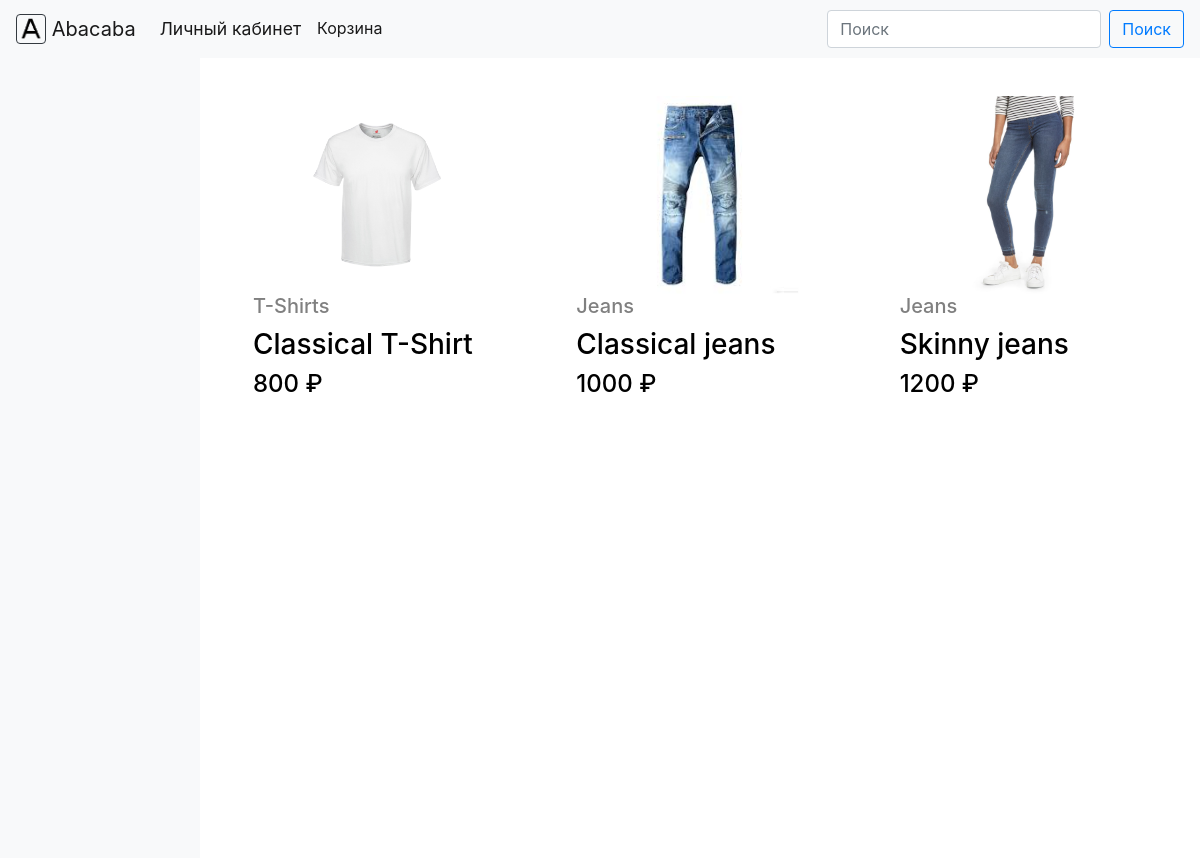
Before: / with the older database file.
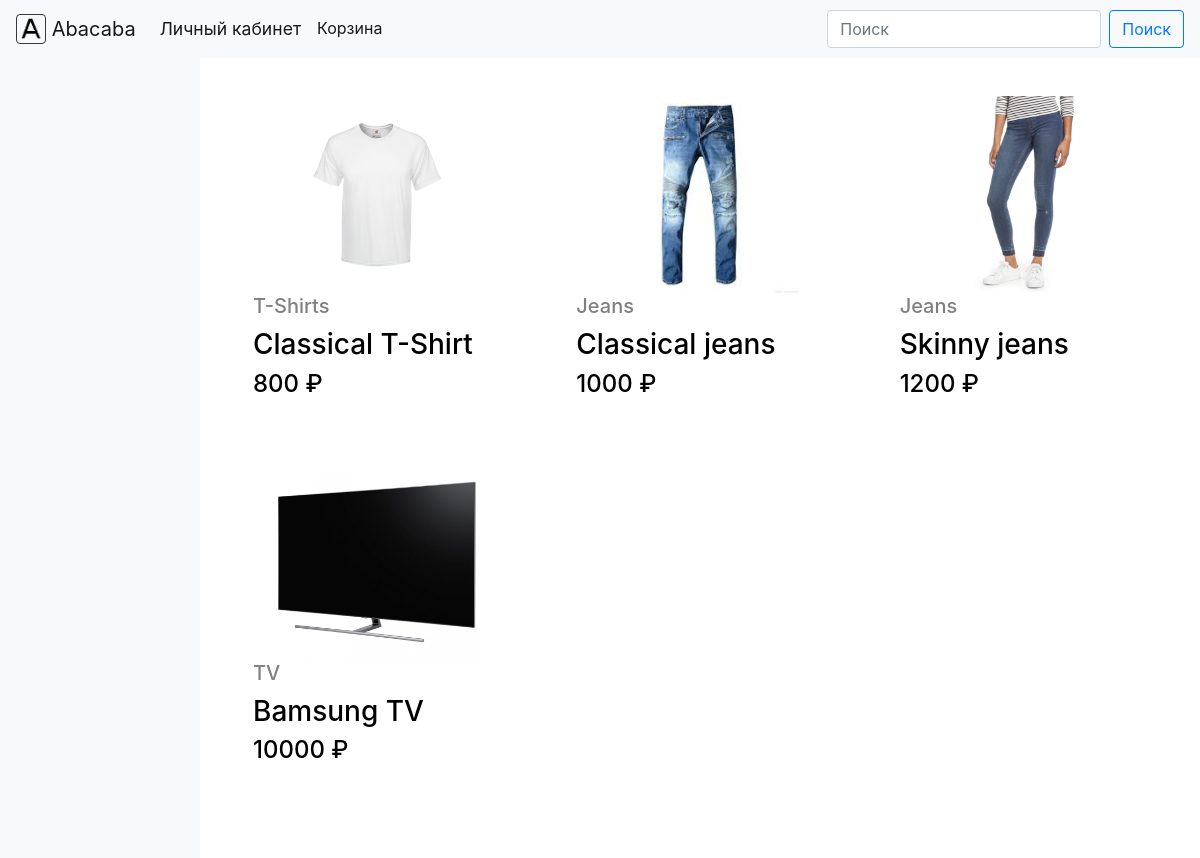
After: the same page with the newer database file.
### core/models.py (models this page shows, shortened)
class Product(models.Model):
    id = models.AutoField(primary_key=True)
    name = models.TextField()
    price = models.IntegerField(validators=[MinValueValidator(0)])
    rating = models.FloatField(blank=True,
                               null=True,
                               validators=[MinValueValidator(0), MaxValueValidator(5)])
    categories = models.ManyToManyField(to=Category,
                                        blank=True,
                                        related_name='products')
    main_category = models.ForeignKey(to=Category,
                                      blank=True,
                                      null=True,
                                      on_delete=models.SET_NULL)

class Image(models.Model):
    id = models.AutoField(primary_key=True)
    image = models.ImageField(upload_to='images',
                              null=True)
    description = models.TextField(null=True,
                                   blank=True)
    stock_product = models.ForeignKey(to=StockProduct,
                                      on_delete=models.CASCADE,
                                      related_name='images',
                                      null=True,
                                      blank=True)
    product = models.OneToOneField(Product,
                                   on_delete=models.SET_NULL,
                                   null=True,
                                   blank=True,
                                   related_name='image')

class Category(models.Model):
    id = models.AutoField(primary_key=True)
    name = models.TextField()
    parent_category = models.ForeignKey('self',
                                        on_delete=models.CASCADE,
                                        blank=True,
                                        null=True,
                                        related_name='child_categories')

### core/views.py (the view)
# urls.py: path('', views.index_page, name='home'),
def index_page(request):
    context = dict()
    if 'category_id' in request.GET:
        category_id = request.GET.get('category_id')
        if Category.objects.filter(id=category_id).exists():
            category = Category.objects.get(id=category_id)
        else:
            return e_handler500(request)
        context['is_category'] = True
        context['category_name'] = category.name
    else:
        category_id = None
        context['is_category'] = False
    if 'text' in request.GET:
        text = request.GET.get('text')
        context['search_query'] = text
        context['is_search'] = True
    else:
        text = None
        context['is_search'] = False
    context['products'] = return_products(category_id=category_id, search_query=text)
    if len(context['products']) == 0:
        context['is_empty'] = True
    else:
        context['is_empty'] = False
    return render(request, 'index.html', context)

### core/views.py (called while the page is built, shortened)
def return_products(category_id=None, search_query=None):
    if category_id is None and search_query is None:
        return Product.objects.all()

### core/templates/index.html
{% extends "base.html" %}
{% block content %}
<div class="container-fluid" style="padding:0px;">
    <div class="row no-gutters">
        {% include 'sidebar.html' %}
        <div class="col-sm-10">
            {% include 'items.html' %}
        </div>
    </div>
</div>
{% endblock %}

### core/templates/product_preview.html
<div class="col-xl-4 col-md-6 col-xs-12" style="margin-bottom: 10px;">
    <a id="prod_preview_block" class="thumbnail" href='/products?id={{product.id}}'>
        <div class="square-box">
            <img class="img-fluid centered-div" src="{{product.image.image.url}}" alt="Product">
        </div>
        <div class="caption">
            {% if product.main_category %}
            <h5 style="margin-bottom:0px; color:gray;">{{ product.main_category.name }}</h5>
            {% else %}
            <h5 style="margin-bottom:0px; color:gray;">Без категории</h5>
            {% endif %}
            <h3 style="margin-top:10px;">{{ product.name }}</h3>
            <h4>{{ product.price }} ₽</h4>
        </div>
    </a>
</div>

Changed rows visible on the page:
added Product: image.image (picture), main_category.name "TV", name "Bamsung TV", price "10000"
